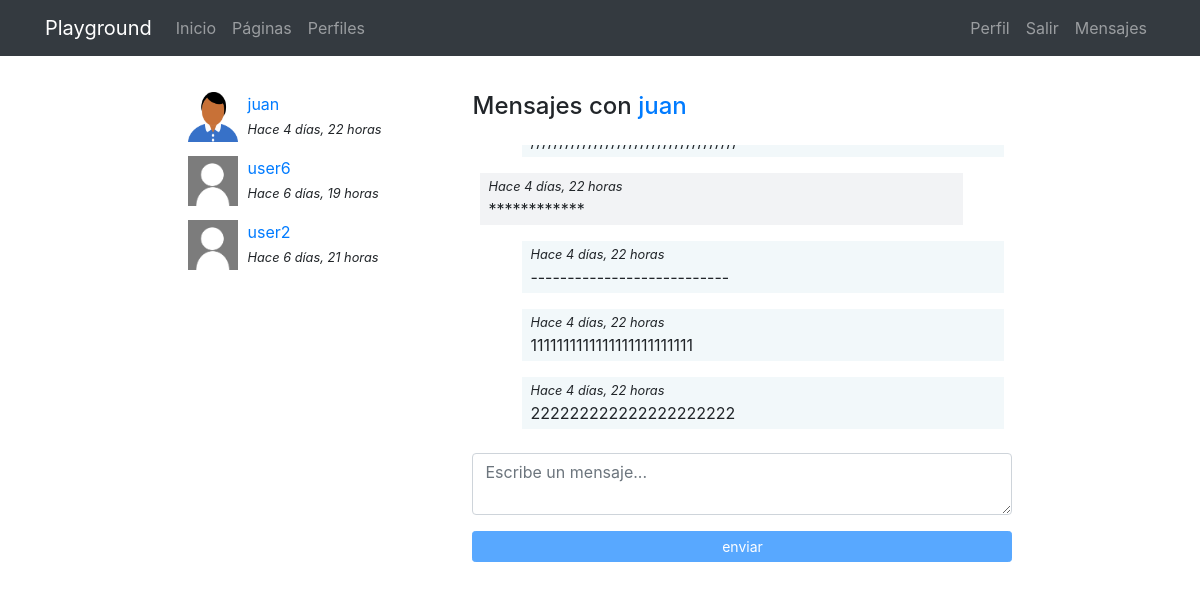
Page /messenger/thread/1/ (signed in) on the committed database.
### registration/models.py (models this page shows)
class Profile(models.Model):
    user = models.OneToOneField(User, on_delete=models.CASCADE)
    avatar = models.ImageField(upload_to=custom_upload_to, null=True, blank=True)
    bio = models.TextField(null=True, blank=True)
    link = models.URLField(max_length=200, null=True, blank=True)
    class Meta:
        ordering = ['user__username']

### messenger/models.py (models this page shows)
class Thread(models.Model):
    users = models.ManyToManyField(User, related_name='threads')
    messages = models.ManyToManyField(Message)
    updated = models.DateTimeField(auto_now=True)
    objects = ThreadManager()
    class Meta:
        ordering = ['-updated']

class Message(models.Model):
    user = models.ForeignKey(User, on_delete=models.CASCADE)
    content = models.TextField()
    created = models.DateTimeField(auto_now_add=True)
    class Meta:
        ordering = ['created']

### messenger/views.py (the view)
# urls.py: path('thread/<int:pk>/', ThreadDetail.as_view(), name='detail'),
@method_decorator(login_required, name='dispatch')
class ThreadDetail(DetailView):
    model = Thread
    def get_object(self):
        obj = super(ThreadDetail, self).get_object()
        if self.request.user not in obj.users.all():
            raise Http404()
        return obj

### messenger/templates/messenger/thread_detail.html (shortened to what this page needs)
{% extends 'core/base.html' %}
{% load static %}
{% block content %}
<main role="main">
  <div class="container">
    <div class="row mt-3">
      <div class="col-md-9 mx-auto mb-5">
        <div class="row">
          <div class="col-md-4">
            {% for thread in request.user.threads.all %}
              {% if thread.messages.all|length > 0 %}
                <div class="mb-3">
                  {% for user in thread.users.all %}
                    {% if user != request.user %}
                      {% if user.profile.avatar %}
                        <img src="{{user.profile.avatar.url}}" class="avatar">
                      {% else %}
                        <img src="{% static 'registration/img/no-avatar.jpg' %}" class="avatar">
                      {% endif %}
                      <div>
                        <a href="{% url 'messenger:detail' thread.pk %}">{{user}}</a><br>
                        <small><i>Hace {{thread.messages.last.created|timesince}}</i></small>
                      </div>
                    {% endif %}
                  {% endfor %}
                </div>
              {% endif %}
            {% endfor %}
          </div>
          <div class="col-md-8">
            {% for user in thread.users.all %}
              {% if user != request.user %}
                <h4 class="mb-4">Mensajes con <a href="{% url 'profiles:profile_detail' user %} ">{{user}}</a></h4>
              {% endif %}
            {% endfor %}
            <div class="thread" id="thread">
              {% for message in object.messages.all %}
                <div {% if request.user == message.user %}class="mine mb-3"{% else %}class="other mb-3"{% endif %}>
                  <small><i>Hace {{thread.messages.last.created|timesince}}</i></small><br>
                  {{message.content}}
                </div>
              {% endfor %}
            </div>
            <textarea id="content" class="form-control mt-2" rows="2" placeholder="Escribe un mensaje..."></textarea>
            <button id="send" class="btn btn-primary btn-sm btn-block mt-3" disabled>enviar</button>
          </div>
        </div>
    </div>
  </div>
</main>
{% endblock %}

### core/static/core/css/main.css (style rules this page uses)
main { padding-top: 20px; }
:root { --jumbotron-padding-y: 3rem; }

### messenger/templates/messenger/thread_detail.html (style rules this page uses)
.avatar { width:50px; height:50px; float:left; margin-right:10px; }
.thread { max-height:300px; overflow-y:auto; padding:0 0.5em; }
.mine { padding:0 0.5em 0.25em; background-color:rgba(230,242,245,.5); width:92%; margin-left:8%; }
.other { padding:0 0.5em 0.25em; background-color:#f2f3f5; width:92%; }

### rows in the picture
Thread: messages.last.created "4 días, 22 horas"
Thread: messages.last.created "6 días, 19 horas"
Thread: messages.last.created "6 días, 21 horas"
Message: content "************"
Message: content "---------------------------"
Message: content "1111111111111111111111111"
Message: content "222222222222222222222"

### other values in the picture
{{ user }} "juan"
{{ user }} "user6"
{{ user }} "user2"
